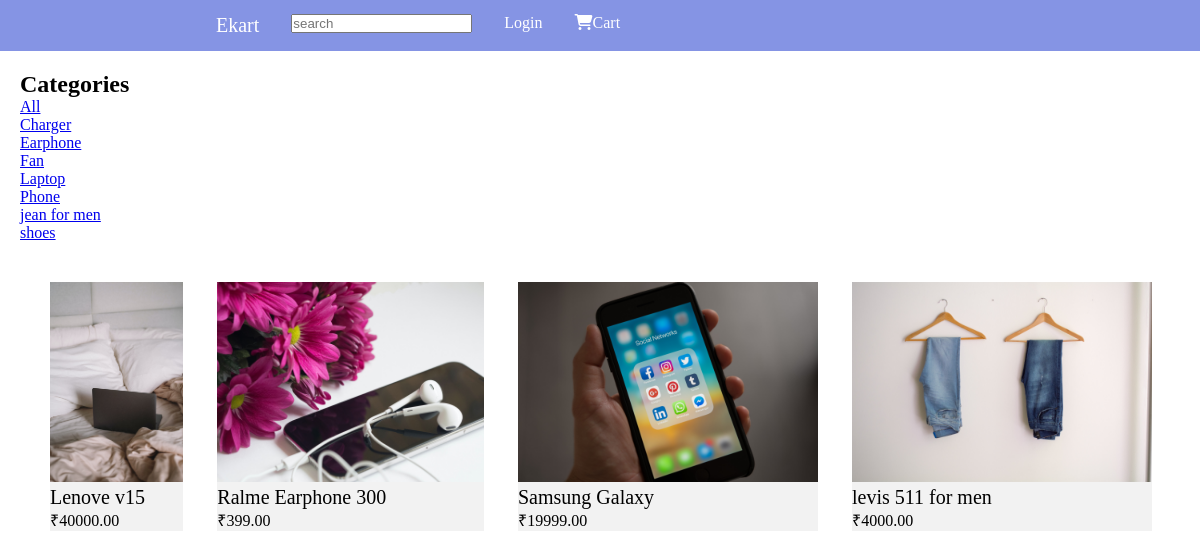
The page /Ekart/ on the database its author committed.
### shop/models.py (models this page shows, shortened)
class Category(models.Model):
    name=models.CharField(max_length=200)
    slug=models.SlugField(max_length=200,unique=True)
    class Meta:
        ordering=['name']
        indexes=[models.Index(fields=['name'])]
        verbose_name='category'
        verbose_name_plural='categories'
    def get_absolute_url(self):
        return reverse("shop:product_list_by_category", args=[self.slug])

class Product(models.Model):
    category=models.ForeignKey(Category,related_name='products',on_delete=models.CASCADE)
    name=models.CharField(max_length=100)
    slug=models.SlugField(max_length=200,unique=True)
    image=models.ImageField(upload_to='products/%y/%m/%d/',blank=True)
    description=models.TextField(max_length=500)
    price=models.DecimalField(max_digits=10,decimal_places=2)
    available=models.BooleanField(default=True)
    created=models.DateTimeField(auto_now_add=True)
    updated=models.DateTimeField(auto_now=True)
    class Meta:
         ordering=['name']
         indexes=[
                models.Index(fields=['id','slug']),
                models.Index(fields=['name']),
                models.Index(fields=['-created'])
                  ]
    def get_absolute_url(self):
        return reverse("shop:product_detail", args=[self.id,self.slug])

### shop/views.py (the view)
# urls.py: path('',views.ProductList,name="product_list"),
def ProductList(request,category_slug=None):
    categories=Category.objects.all()
    category=None
    if category_slug:
        category=get_object_or_404(Category,slug=category_slug)
        products=Product.objects.filter(category=category)
    else:
        products=Product.objects.all()
    context={"products":products,'categories':categories,'category':category}
    return render(request,'shop/ProductList.html',context)

### shop/templates/shop/ProductList.html (shortened to what this page needs)
{% extends 'base.html' %}
{% load static %}
{% block content %}
<link rel="stylesheet" href="{% static 'shop/ProductList.css' %}">
<div id="sidebar">
    <ul>
        <h2>Categories</h2>
        <li {% if not category %}class="selected" {% endif %}>
            <a href="{% url 'shop:product_list' %}">All</a>
        </li>
        {% for ctgry in categories %}
        <li>
            <a   href="{{ ctgry.get_absolute_url }}">{{ctgry.name}}</a>
        </li>
        {% endfor %}
    </ul>
</div>
<div id="product-list">
    <div>
        {% for product in products %}
        <div class="item">
            <a href="{{ product.get_absolute_url }}"><img src="{{product.image.url}}" alt="" widht="150px"
                    height="200px"></a><br>
            <a id="product-name" href="{{ product.get_absolute_url }}">{{product.name}}</a>
            <p id="price">₹{{product.price}}</p>
        </div>
        {% endfor %}
    </div>
</div>
{% endblock %}

### shop/templates/base.html (shortened to what this page needs)
{% load static %}
<!DOCTYPE html>
<html lang="en">
<head>
    <link rel="stylesheet" href="{% static 'shop/base.css' %}">
</head>
<body>
   <ul id="header">
    <li ><a href="{% url 'shop:product_list' %}" id="logo">Ekart</a></li>
    <li><a href='#'  ><input id='search' type="text" placeholder="search" ></a></li>
    <li><a href="#">Login</a></li>
    <li  id="cart"><a href="{% url 'cart:cart_detail' %}" ><i class="fa-solid fa-cart-shopping"></i>Cart</a></li>
   </ul>
   {% block content %}
   {% endblock %}
</body>
</html>

### shop/static/shop/base.css (style rules this page uses)
* { margin:0; padding:0; }
#header { list-style-type:None; overflow: hidden; background-color: #8594e4; }
#header li { float:left; }
#header li a { text-decoration:None; padding:14px 16px; color:white; text-align: center; display: block; }
#logo { font-size: 20px; margin-left:200px; }

### shop/static/shop/ProductList.css (style rules this page uses)
.item { display:inline-block; margin-left:30px; background-color:#f2f2f2; }
#sidebar, #product-list { float:left; padding:20px; }
#product-name { text-decoration: None; color:black; font-size:20px; }
ul { list-style-type: None; }

### rows shown on the page
Category: name "Charger"
Category: name "Earphone"
Category: name "Fan"
Category: name "Laptop"
Category: name "Phone"
Category: name "jean for men"
Category: name "shoes"
Product: image (picture), name "Lenove v15", price "40000.00"
Product: image (picture), name "Ralme Earphone 300", price "399.00"
Product: image (picture), name "Samsung Galaxy", price "19999.00"
Product: image (picture), name "levis 511 for men", price "4000.00"
